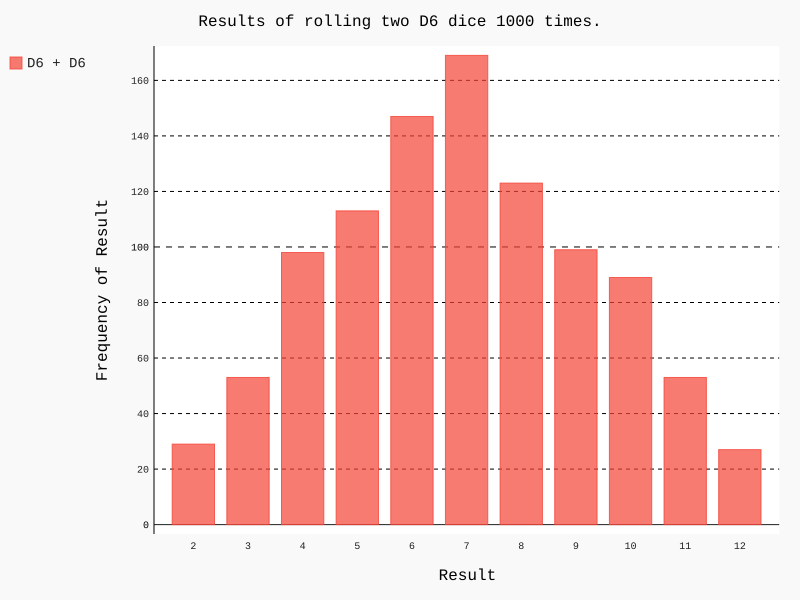

The Python source for this figure:
import pygal

from die import Die


# 创建两个 D6 骰子
die_1 = Die()
die_2 = Die()

# 掷骰子多次，并将结果存储到一个列表中
results = []
for roll_num in range(1000):
    result = die_1.roll() + die_2.roll()
    results.append(result)

# 分析结果
frequencies = []
max_result = die_1.num_sides + die_2.num_sides
for value in range(2, max_result+1):
    frequency = results.count(value)
    frequencies.append(frequency)

# 可视化结果
hist = pygal.Bar()

hist.title = "Results of rolling two D6 dice 1000 times."
hist.x_labels = ['2', '3', '4', '5', '6', '7', '8', '9', '10', '11', '12']
hist.x_title = "Result"
hist.y_title = "Frequency of Result"

hist.add('D6 + D6', frequencies)
hist.render_to_file('dice_visual.svg')
